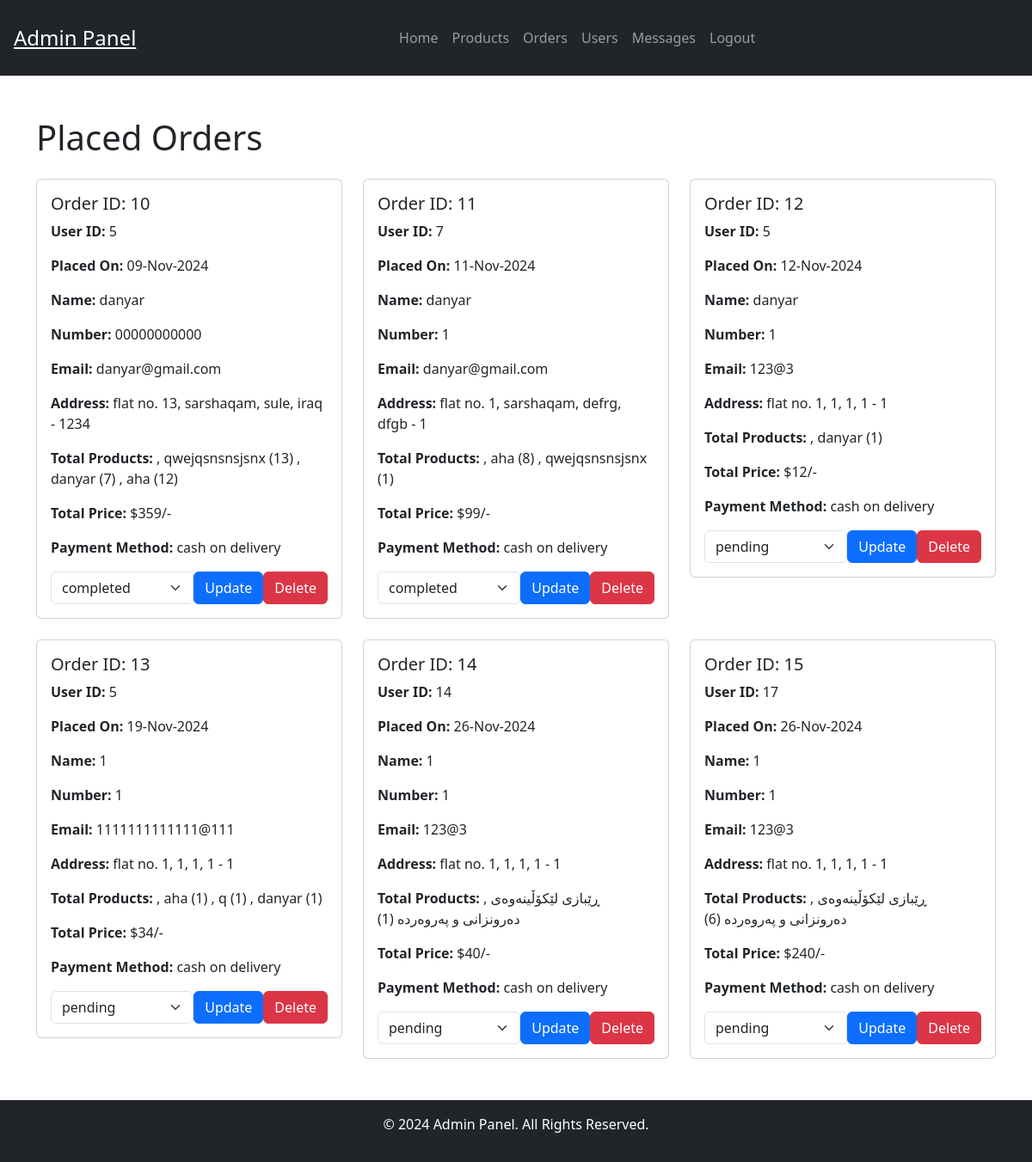
The app's page /adminOrders.php (signed in) with its own data.
### tables this page shows
CREATE TABLE `orders` (
  `id` int(100) NOT NULL,
  `user_id` int(100) NOT NULL,
  `name` varchar(100) NOT NULL,
  `number` varchar(12) NOT NULL,
  `email` varchar(100) NOT NULL,
  `method` varchar(50) NOT NULL,
  `address` varchar(500) NOT NULL,
  `total_products` varchar(1000) NOT NULL,
  `total_price` int(100) NOT NULL,
  `placed_on` varchar(50) NOT NULL,
  `payment_status` varchar(20) NOT NULL DEFAULT 'pending'
);

### adminOrders.php (the view, shortened to what this page needs)
<?php
include 'adminHeader.php';
?>
<section class="orders container my-5">
    <h1 class="title mb-4">Placed Orders</h1>
    <div class="row row-cols-1 row-cols-md-2 row-cols-lg-3 g-4">
        <?php
        $select_orders = mysqli_query($conn, "SELECT * FROM `orders`") or die('query failed');
        if (mysqli_num_rows($select_orders) > 0) {
            while ($fetch_orders = mysqli_fetch_assoc($select_orders)) {
        ?>
                <div class="col">
                    <div class="card">
                        <div class="card-body">
                            <h5 class="card-title">Order ID: <?php echo $fetch_orders['id']; ?></h5>
                            <p><strong>User ID:</strong> <?php echo $fetch_orders['user_id']; ?></p>
                            <p><strong>Placed On:</strong> <?php echo $fetch_orders['placed_on']; ?></p>
                            <p><strong>Name:</strong> <?php echo $fetch_orders['name']; ?></p>
                            <p><strong>Number:</strong> <?php echo $fetch_orders['number']; ?></p>
                            <p><strong>Email:</strong> <?php echo $fetch_orders['email']; ?></p>
                            <p><strong>Address:</strong> <?php echo $fetch_orders['address']; ?></p>
                            <p><strong>Total Products:</strong> <?php echo $fetch_orders['total_products']; ?></p>
                            <p><strong>Total Price:</strong> $<?php echo $fetch_orders['total_price']; ?>/-</p>
                            <p><strong>Payment Method:</strong> <?php echo $fetch_orders['method']; ?></p>
                            <form action="" method="post" class="d-flex justify-content-between">
                                <select name="update_payment" class="form-select">
                                    <option value="" selected disabled><?php echo $fetch_orders['payment_status']; ?></option>
                                </select>
                                <button type="submit" name="update_order" class="btn btn-primary">Update</button>
                                <a href="admin_orders.php?delete=<?php echo $fetch_orders['id']; ?>" onclick="return confirm('Delete this order?');" class="btn btn-danger">Delete</a>
                            </form>
                        </div>
                    </div>
                </div>
        <?php
            }
        } else {
            echo '<p class="empty">No orders placed yet!</p>';
        }
        ?>
    </div>
</section>
<?php include 'adminFooter.php'; ?>

### records on screen
orders: id "10", user "5", placed_on "09-Nov-2024", name "danyar", number "00000000000", email "danyar@gmail.com", address "flat no. 13, sarshaqam, sule, iraq - 1234", total_products ", qwejqsnsnsjsnx (13) , danyar (7) , aha (12)", total_price "359", method "cash on delivery", update_payment "completed"
orders: id "11", user "7", placed_on "11-Nov-2024", name "danyar", number "1", email "danyar@gmail.com", address "flat no. 1, sarshaqam, defrg, dfgb - 1", total_products ", aha (8) , qwejqsnsnsjsnx (1)", total_price "99", method "cash on delivery", update_payment "completed"
orders: id "12", user "5", placed_on "12-Nov-2024", name "danyar", number "1", email "123@3", address "flat no. 1, 1, 1, 1 - 1", total_products ", danyar (1)", total_price "12", method "cash on delivery", update_payment "pending"
orders: id "13", user "5", placed_on "19-Nov-2024", name "1", number "1", email "1111111111111@111", address "flat no. 1, 1, 1, 1 - 1", total_products ", aha (1) , q (1) , danyar (1)", total_price "34", method "cash on delivery", update_payment "pending"
orders: id "14", user "14", placed_on "26-Nov-2024", name "1", number "1", email "123@3", address "flat no. 1, 1, 1, 1 - 1", total_products ", ڕێبازی لێکۆڵینەوەی دەرونزانی و پەروەردە (1)", total_price "40", method "cash on delivery", update_payment "pending"
orders: id "15", user "17", placed_on "26-Nov-2024", name "1", number "1", email "123@3", address "flat no. 1, 1, 1, 1 - 1", total_products ", ڕێبازی لێکۆڵینەوەی دەرونزانی و پەروەردە (6)", total_price "240", method "cash on delivery", update_payment "pending"
